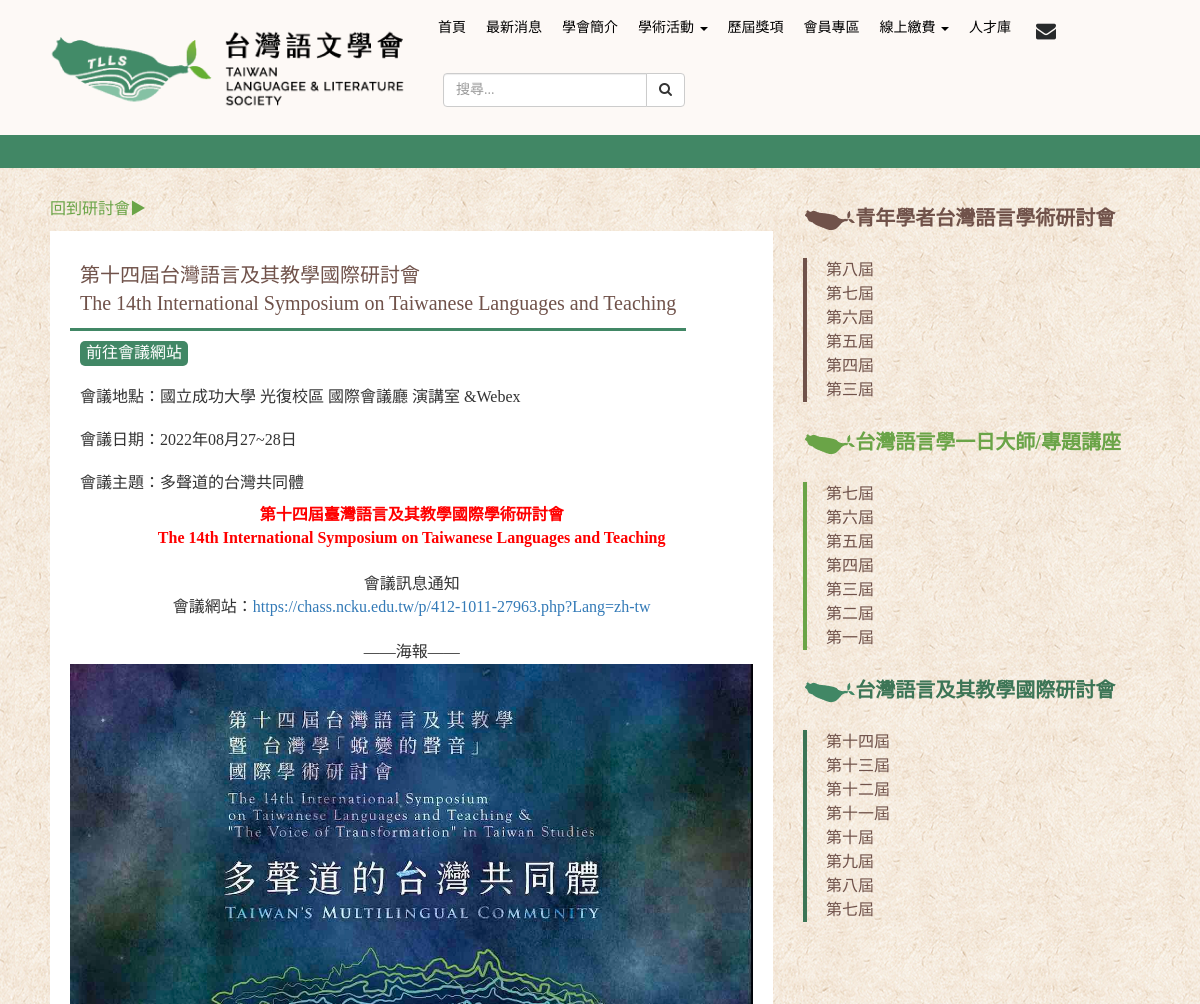
The app's page /ConferenceMasterPage.php?sessions=1-14 (upper part), older data.
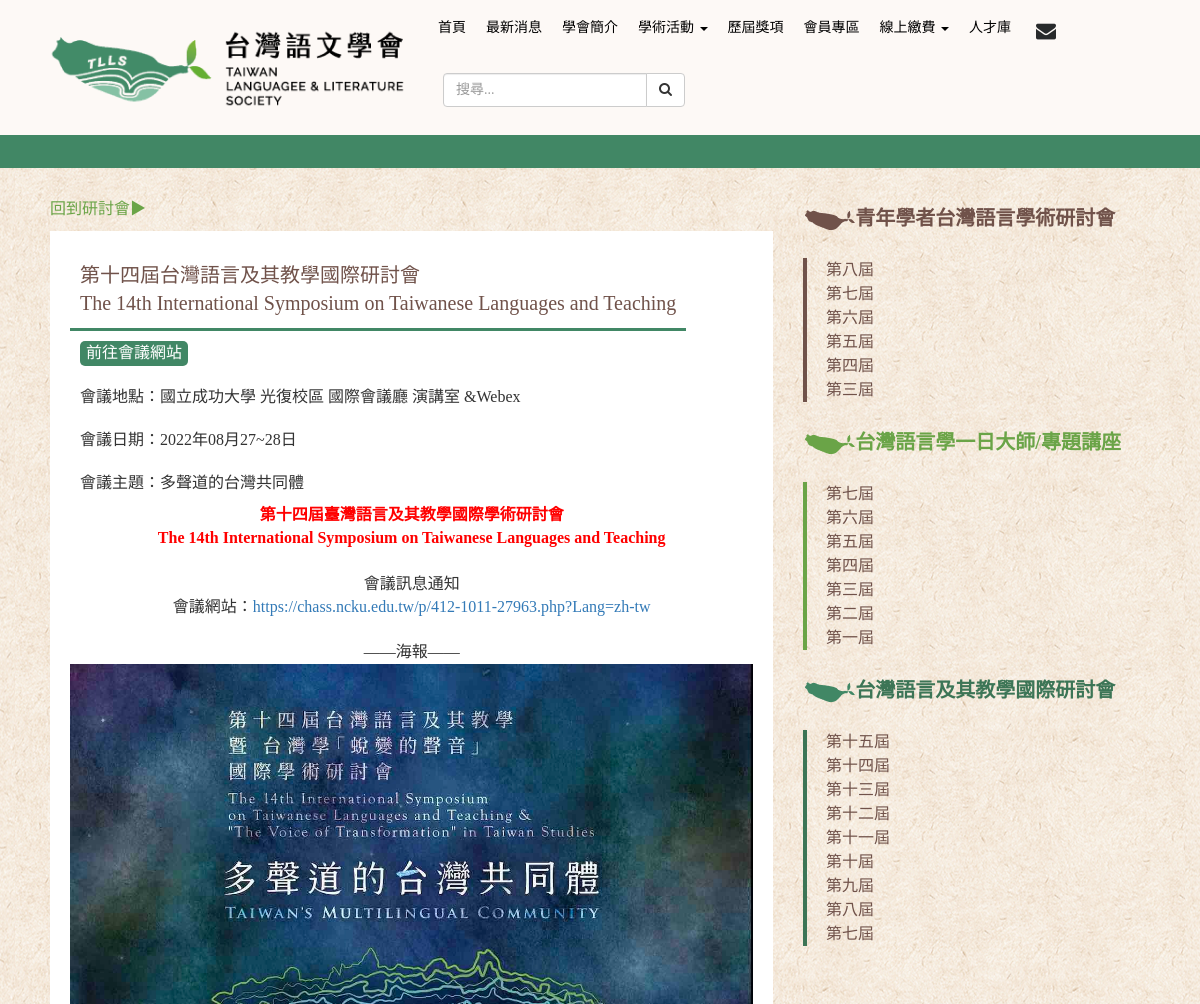
The same page, newer data.
### tables this page shows
CREATE TABLE `relatedlinks` (
  `_ID` int(11) NOT NULL AUTO_INCREMENT,
  `Function` text NOT NULL,
  `Item` text NOT NULL,
  `MeetingURL` text NOT NULL,
  `Link` text NOT NULL,
  `Date` text NOT NULL,
  `Place` text NOT NULL,
  `Title` text NOT NULL,
  `TitleEng` text NOT NULL,
  `Photo` text NOT NULL,
  `IsUsed` tinyint(1) NOT NULL,
  `OrderIndex` int(11) NOT NULL,
  `Notice` text NOT NULL,
  PRIMARY KEY (`_ID`)
);

### ConferenceMasterPage.php (the view, shortened to what the changed rows need)
<!DOCTYPE HTML>
<html>
<head>
	<link href="css/bootstrap.css" rel="stylesheet" type="text/css" media="all" />
	<link href="css/style.css" rel="stylesheet" type="text/css" media="all" />
</head>
<?php include_once "Conn_SQL.php"; ?>
<body class="AllBODY">
	<?php include_once('banner.php');?>
	<div class="AllBODY container ">
		<div class="video-bottom-grids1" style="margin:10px">
			<div class="col-md-8" style="margin-top:20px;">
                <div style="background-color:white;margin-top:10px;padding:20px">
                    <?php
                    $sqlMeetingInfo = "SELECT * FROM `relatedlinks` WHERE `Notice`='研討會' and `Link`='".$_GET['sessions']."' and `IsUsed`=1 ORDER BY `OrderIndex` DESC";
                    $resulMeetingInfo = $conn_1->query($sqlMeetingInfo);
                    if ($resulMeetingInfo->num_rows > 0) {
                        while ($rowMeetingInfo = mysqli_fetch_array($resulMeetingInfo)) {
                            echo "<table>";
                            echo "    <tr style='border-bottom:3px solid #418765;font-size:20px'>";
                            echo "        <td style='padding:10px;color:#70524A;'>";
                            echo $rowMeetingInfo['Item'];
                            echo $rowMeetingInfo['Function'];
                            echo "<br>";
                            echo $rowMeetingInfo['TitleEng'];
                            echo "        </td>";
                            echo "    </tr>";
                            if($rowMeetingInfo['MeetingURL']!=""){
                                echo "    <tr>";
                                echo "        <td style='padding:10px;'>";
                                echo "            <button style='background-color:#418765;color:#fff;border-radius:5px;border:none;' onclick='window.open(\"".$rowMeetingInfo['MeetingURL']."\");'>前往會議網站</button>";
                                echo "        </td>";
                                echo "    </tr>";
                            }
                            if($rowMeetingInfo['Place']!=""){
                                echo "    <tr>";
                                echo "        <td style='padding:10px;'>會議地點：".$rowMeetingInfo['Place']."</td>";
                                echo "    </tr>";
                            }
                            if($rowMeetingInfo['Date']!=""){
                                echo "    <tr>";
                                echo "        <td style='padding:10px;'>會議日期：".$rowMeetingInfo['Date']."</td>";
                                echo "    </tr>";
                            }
                            if($rowMeetingInfo['Title']!=""){
                                echo "    <tr>";
                                echo "        <td style='padding:10px;'>會議主題：".$rowMeetingInfo['Title']."</td>";
                                echo "    </tr>";
                            }
                            echo "</table>";
                            break;
                        }
                    }
                    ?>
                </div>
            </div>
			<div class="col-md-4">
                <?php
                    $sqltitle = "SELECT  DIStinct `Function` FROM `relatedlinks` WHERE `Notice`='研討會' AND `IsUsed`=1  ORDER BY `Function` DESC";
                    $resulttitle = $conn_1->query($sqltitle);
                    if ($resulttitle->num_rows > 0) {
                        while ($rowtitle = mysqli_fetch_array($resulttitle)) {
                            $titlecolor="#3C7556";
                            $titlecsrc="icon-LOGO3.png";
                            if($rowtitle['Function']=="台灣語言及其教學國際研討會"){$titlecsrc="icon-LOGO3.png";$titlecolor="#3C7556";}
                            if($rowtitle['Function']=="台灣語言學一日大師/專題講座"){$titlecsrc="icon-LOGO4.png";$titlecolor="#6AA447";}
                            if($rowtitle['Function']=="青年學者台灣語言學術研討會"){$titlecsrc="icon-LOGO5.png";$titlecolor="#70524A";}
                            echo "<table style='width:100%'>";
                            echo "    <tr>";
                            echo "        <th colspan='12' style='color:".$titlecolor.";line-height:4em;font-size:20px;'><img src='images/".$titlecsrc."'/>".$rowtitle['Function']."</th>";
                            echo "    </tr>";
                            $itemsql = "SELECT * FROM `relatedlinks` WHERE `Notice`='研討會' AND `IsUsed`=1 AND Function='".$rowtitle['Function']."' ORDER BY `OrderIndex` DESC";
                            $itemresult = $conn_1->query($itemsql);
                            while ($itemrow = mysqli_fetch_array($itemresult)) {
                                echo "<tr>";
                                echo "  <td style='width:1%;border-left: 4px solid ".$titlecolor.";'></td>";
                                echo "  <td style='width:16%;line-height:1.5em;'><a style='color:#70524A;' href='ConferenceMasterPage.php?sessions=".$itemrow['Link']."'>".$itemrow['Item']."</a></td>";
                                echo "</tr>";
                            }
                            echo "</table>";
                        }
                    }
                ?>
            </div>
		</div>
		</div>
	<?php include_once('footer.php'); ?>
</body>
</html>

Row changes from the older to the newer data that the page shows:
added relatedlinks: Item "第十五屆", shown under "台灣語言及其教學國際研討會"
